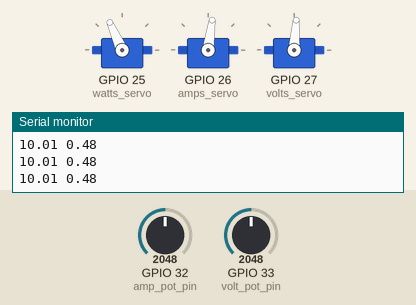
Bench run of a sketch on a simulated ESP32. Shown: 3 × servo, the last lines printed to the serial monitor. The inputs (shaded band) are chosen by the test bench; at power-on: GPIO 32 (amp_pot_pin) = 2048, GPIO 33 (volt_pot_pin) = 2048 (analog values on the 0–4095 scale). Random numbers use the default seed unless the sketch sets one.

Above: at 2.2 s.
2.3 s: GPIO 32 (amp_pot_pin) set to 2866
At 4.1 s:
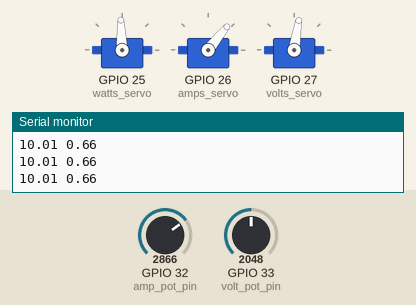
5.3 s: GPIO 33 (volt_pot_pin) set to 2866
At 6.97 s:
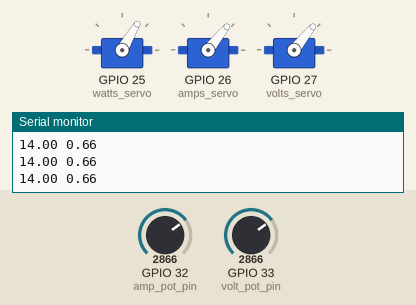
8.3 s: GPIO 32 (amp_pot_pin) set to 3603
At 9.6 s:
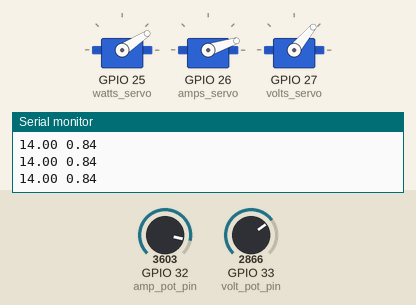
11.3 s: GPIO 33 (volt_pot_pin) set to 3603
14.3 s: GPIO 32 (amp_pot_pin) set to 2047
At 16.4 s:
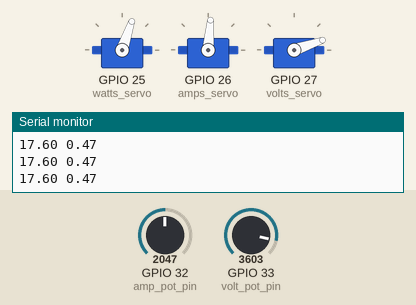
17.3 s: GPIO 33 (volt_pot_pin) set to 4095
Timing chart, 0 to 21.3 s (numbered marks = the images above; inputs shaded):
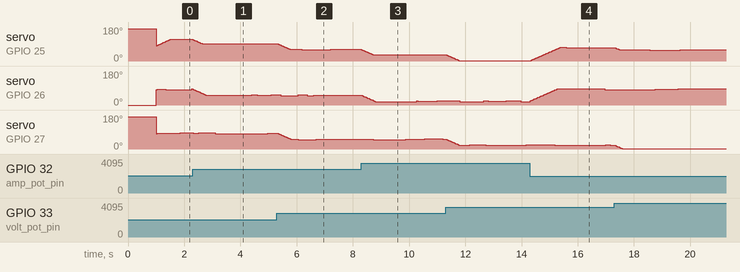

The sketch:

Train_reader.ino
```cpp
#include <ESP32Servo.h>

Servo watts_servo;
Servo amps_servo;
Servo volts_servo;

// Analog input pins for potentiometers simulating voltage and current (ESP32 ADC1)
int volt_pot_pin = 33;   // was A4
int amp_pot_pin  = 32;   // was A5
int volt_pot_value = 0;
int amp_pot_value = 0;

// Contols how often inputs are checked
unsigned long lastInputCheck = 0;
const unsigned long inputInterval = 15;

// Configuration for scaling and movement speed
float max_pos   = 170;  // Max angle for servo movement
float amp_slew  = 1;    // Step size for current needle movement
float volt_slew = 1;    // Step size for voltage needle movement
float watt_slew = 1;    // Step size for power needle movement

// Current displayed positions for each servo
float curr_pos_volts = 80;
float curr_pos_amps  = 80;
float curr_pos_watts = 80;

// Fluctuation flags — determines if needles should visually "jitter"
bool fluctuate_volts = false;
bool fluctuate_amps  = false;
bool fluctuate_watts = false;

void setup() {
  // Keep your 10-bit math (0..1023) on ESP32 so your scaling stays unchanged
  analogReadResolution(10);

  // Attach each servo object to ESP32 PWM-capable GPIOs
  watts_servo.attach(25);  // was 9
  amps_servo.attach(26);   // was 10
  volts_servo.attach(27);  // was 11

  // Initial motion to show all needles moving full range
  watts_servo.write(max_pos);
  amps_servo.write(0);
  volts_servo.write(max_pos);
  delay(1000);

  // Move all needles to the neutral starting position
  watts_servo.write(curr_pos_watts);
  amps_servo.write(curr_pos_amps);
  volts_servo.write(curr_pos_volts);

  // Start serial communication for debugging or monitoring
  Serial.begin(115200);
}

void loop() {
  // Check inputs periodically based on inputInterval
  if (millis() - lastInputCheck >= inputInterval) {
    lastInputCheck = millis();
    checkInput();  // Reads potentiometer values and updates targets
  }

  // Add visual fluctuations if any value has been stable recently
  if (fluctuate_volts || fluctuate_amps || fluctuate_watts) {
    fluctuateNeedles();
  }
}

// Reads potentiometer inputs and calculates target servo positions
void checkInput() {
  volt_pot_value = analogRead(volt_pot_pin);  // was analogRead(A4);
  amp_pot_value  = analogRead(amp_pot_pin);   // was analogRead(A5);

  // Map to real-world units (volts and amps)
  float voltage = (volt_pot_value / 1023.0) * 20.0;  // Assume 0–20V range
  float amps    = (amp_pot_value  / 1023.0) * 0.95;  // Assume 0–0.95A range
  float watts   = voltage * amps;                   // Calculate power

  // Print values for debugging
  Serial.print(voltage);
  Serial.print(" ");
  Serial.print(amps);
  Serial.print("\n");

  // Convert measurements to servo angle (inverted to match needle direction)
  float volts_pos = max_pos - (voltage / 20.0) * max_pos;
  float amps_pos  = max_pos - (amps / 0.95)   * max_pos;
  float watts_pos = max_pos - (watts / 14.5)  * max_pos;

  // Ensure angles stay within servo movement range
  volts_pos = constrain(volts_pos, 0, max_pos);
  amps_pos  = constrain(amps_pos,  0, max_pos);
  watts_pos = constrain(watts_pos, 0, max_pos);

  // Check how much the new input changed from current position
  float volts_delta = abs(volts_pos - curr_pos_volts);
  float amps_delta  = abs(amps_pos  - curr_pos_amps);
  float watts_delta = abs(watts_pos - curr_pos_watts);

  // If change is small, enable fluctuation effect
  fluctuate_volts = (volts_delta < 1.0);
  fluctuate_amps  = (amps_delta  < 1.0);
  fluctuate_watts = (watts_delta < 1.0);

  // Smoothly move servos toward new target positions
  updateServos(watts_pos, amps_pos, volts_pos);
}

// Moves each servo gradually toward its target position
void updateServos(float target_pos_watts, float target_pos_amps, float target_pos_volts) {
  // Decide direction of movement for each servo
  float step_w = (target_pos_watts > curr_pos_watts) ? watt_slew : -watt_slew;
  float step_a = (target_pos_amps  > curr_pos_amps)  ? amp_slew  : -amp_slew;
  float step_v = (target_pos_volts > curr_pos_volts) ? volt_slew : -volt_slew;

  // Update watts servo if far from target
  if (abs(curr_pos_watts - target_pos_watts) > 1) {
    curr_pos_watts += step_w;
    curr_pos_watts = constrain(curr_pos_watts, 0, max_pos);
    watts_servo.write(curr_pos_watts);
  }

  // Update amps servo
  if (abs(curr_pos_amps - target_pos_amps) > 1) {
    curr_pos_amps += step_a;
    curr_pos_amps = constrain(curr_pos_amps, 0, max_pos);
    amps_servo.write(curr_pos_amps);
  }

  // Update volts servo
  if (abs(curr_pos_volts - target_pos_volts) > 1) {
    curr_pos_volts += step_v;
    curr_pos_volts = constrain(curr_pos_volts, 0, max_pos);
    volts_servo.write(curr_pos_volts);
  }
}

// Adds occasional random "spikes" to simulate analog fluctuations
void fluctuateNeedles() {
  static unsigned long last_update = 0;

  if (millis() - last_update >= 40) {
    last_update = millis();

    // Occasionally apply a random spike to each servo independently
    if (fluctuate_volts && random(0, 100) < 7) {
      float spike = random(-3, 3);  // ±6 degree spike
      volts_servo.write(constrain(curr_pos_volts + spike, 0, max_pos));
    }

    if (fluctuate_amps && random(0, 100) < 7) {
      float spike = random(-3, 3);
      amps_servo.write(constrain(curr_pos_amps + spike, 0, max_pos));
    }

    if (fluctuate_watts && random(0, 100) < 3) {
      float spike = random(-1, 1);
      watts_servo.write(constrain(curr_pos_watts + spike, 0, max_pos));
    }
  }
}
```

Measured:
- after the input at 8.3 s, servo on GPIO 25 (watts_servo): moves from 61° to 33° over 0.43 s, starting at once
- after the input at 14.3 s, servo on GPIO 25 (watts_servo): rises from 1° to 72° in 1.1 s, then falls to 71° in 0.21 s
